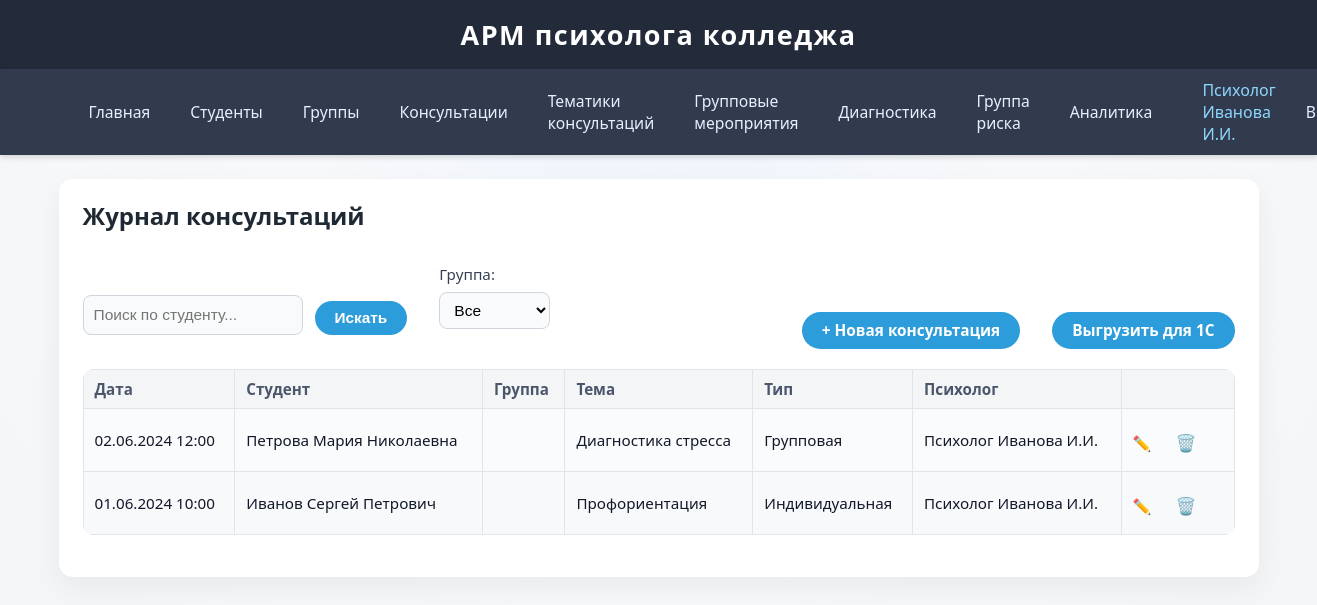
The page /consultations/ (signed in) on the database its author committed.
### app/models.py (models this page shows, shortened)
class User(db.Model, UserMixin):
    __tablename__ = 'users'
    id = db.Column(db.Integer, primary_key=True)
    username = db.Column(db.String(64), unique=True, nullable=False)
    password_hash = db.Column(db.String(128), nullable=False)
    role = db.Column(db.String(16), nullable=False, default='psychologist')  # 'psychologist' or 'admin'
    full_name = db.Column(db.String(128), nullable=True)
    group_events = db.relationship('GroupEvent', backref='psychologist_user', lazy=True)
    test_results = db.relationship('TestResult', backref='psychologist_user', lazy=True)

class Consultation(db.Model):
    __tablename__ = 'consultations'
    id = db.Column(db.Integer, primary_key=True)
    date = db.Column(db.DateTime, nullable=False, default=datetime.utcnow)
    student_id = db.Column(db.Integer, db.ForeignKey('students.id'), nullable=False)
    group_id = db.Column(db.Integer, db.ForeignKey('groups.id'), nullable=True)
    topic_id = db.Column(db.Integer, db.ForeignKey('consultation_topics.id'), nullable=True)
    topic = db.Column(db.String(255), nullable=False)           # старое текстовое поле — остаётся для CSV/1С
    consultation_type = db.Column(db.String(64), nullable=False)  # индивидуальная, групповая, тестирование и др.
    result = db.Column(db.String(255), nullable=True)
    psychologist = db.Column(db.String(128), nullable=True)     # ФИО психолога

class Student(db.Model):
    __tablename__ = 'students'
    id = db.Column(db.Integer, primary_key=True)
    full_name = db.Column(db.String(128), nullable=False)
    group_id = db.Column(db.Integer, db.ForeignKey('groups.id'), nullable=True)
    date_of_birth = db.Column(db.Date, nullable=True)
    consultations = db.relationship('Consultation', backref='student', lazy=True)
    test_results = db.relationship('TestResult', backref='student', lazy=True)
    risk_records = db.relationship('RiskGroup', backref='student', lazy=True)

### app/routes/consultations.py (the view)
@consultations_bp.route('/', methods=['GET', 'POST'])
@login_required
def list_consultations():
    form = SearchForm()
    query = Consultation.query.order_by(Consultation.date.desc())
    search = form.query.data if form.validate_on_submit() else request.args.get('query', '')
    if search:
        query = query.join(Student).filter(Student.full_name.ilike(f"%{search}%"))
    group_id = request.args.get('group_id', type=int)
    if group_id:
        query = query.filter(Consultation.group_id == group_id)
    consultations = query.all()
    groups = Group.query.all()
    return render_template('consultations/list.html', consultations=consultations, groups=groups, form=form, group_id=group_id, search=search)

### app/forms.py
class SearchForm(FlaskForm):
    query = StringField('Поиск', validators=[Optional()])
    submit = SubmitField('Искать')

### app/templates/consultations/list.html (shortened to what this page needs)
{% extends 'base.html' %}
{% block content %}
<h2>Журнал консультаций</h2>
<div class="filter-row">
    <form method="get" class="search-box" style="margin-right:10px;">
        {{ form.query(size=24, placeholder="Поиск по студенту...") }}
        <button type="submit" class="btn">Искать</button>
    </form>
    <form method="get">
        <label for="group_id">Группа:</label>
        <select name="group_id" id="group_id" onchange="this.form.submit()">
            <option value="">Все</option>
        </select>
    </form>
    <a href="{{ url_for('consultations.add_consultation') }}" class="btn">+ Новая консультация</a>
    <a href="{{ url_for('consultations.export_consultations') }}" class="btn" style="margin-left:10px;">Выгрузить для 1С</a>
</div>
<table id="consultationsTable">
    <thead>
        <tr>
            <th>Дата</th>
            <th>Студент</th>
            <th>Группа</th>
            <th>Тема</th>
            <th>Тип</th>
            <th>Психолог</th>
            <th></th>
        </tr>
    </thead>
    <tbody>
    {% for c in consultations %}
        <tr>
            <td>{{ c.date.strftime('%d.%m.%Y %H:%M') }}</td>
            <td>{{ c.student.full_name if c.student else '' }}</td>
            <td>{{ c.group.name if c.group else '' }}</td>
            <td>{{ c.topic }}</td>
            <td>{{ c.consultation_type }}</td>
            <td>{{ c.psychologist }}</td>
            <td>
                <a href="{{ url_for('consultations.edit_consultation', consultation_id=c.id) }}" title="Редактировать">✏️</a>
                <form method="post" action="{{ url_for('consultations.delete_consultation', consultation_id=c.id) }}"
                      style="display:inline;" class="delete-form">
                    <button type="submit" title="Удалить" style="background:none;border:none;color:#e74c3c;font-size:1.1em;cursor:pointer;">🗑️</button>
                </form>
            </td>
        </tr>
    {% else %}
        <tr>
            <td colspan="7"><i>Нет консультаций.</i></td>
        </tr>
    {% endfor %}
    </tbody>
</table>
{% endblock %}

### app/templates/base.html (shortened to what this page needs)
<!DOCTYPE html>
<html lang="ru">
<head>
    <link rel="stylesheet" href="{{ url_for('static', filename='css/style.css') }}">
</head>
<body>
    <header>
        <div style="font-size:1.3em; font-weight:600;">АРМ психолога колледжа</div>
    </header>
    <nav style="background:#313b4d; padding:10px 0;">
        <div class="container" style="display:flex;gap:20px;align-items:center;">
            <a href="{{ url_for('index') }}">Главная</a>
            <a href="{{ url_for('students.list_students') }}">Студенты</a>
            <a href="{{ url_for('groups.list_groups') }}">Группы</a>
            <a href="{{ url_for('consultations.list_consultations') }}">Консультации</a>
            <a href="{{ url_for('consultation_topics.list_topics') }}">Тематики консультаций</a>
            <a href="{{ url_for('group_events.list_events') }}">Групповые мероприятия</a>
            <a href="{{ url_for('diagnostics.list_results') }}">Диагностика</a>
            <a href="{{ url_for('risk_groups.list_risk') }}">Группа риска</a>
            <a href="{{ url_for('analytics.overview') }}">Аналитика</a>
            {% if current_user.is_authenticated %}
                <span style="color:#8fd6ff;font-weight:500;">
                    {{ current_user.full_name or current_user.username }}
                </span>
                <a href="{{ url_for('auth.logout') }}">Выйти</a>
            {% else %}
                <a href="{{ url_for('auth.login') }}">Войти</a>
            {% endif %}
        </div>
    </nav>
    <div class="container">
        {% block content %}
        {% endblock %}
    </div>
</body>
</html>

### app/static/css/style.css (style rules this page uses)
body { background: radial-gradient(circle at top, #eef4ff 0, #f8f9fa 45%, #f4f5f7 100%); font-family: "Segoe UI", -apple-system, BlinkMacSystemFont, "Roboto", Arial, sans-serif; font-size: 16px; margin: 0; padding: 0; color: #111827; }
header { background: #232b3b; color: #fff; padding: 16px 0; text-align: center; font-size: 1.3em; letter-spacing: 1.5px; font-weight: 600; box-shadow: 0 2px 6px rgba(0,0,0,0.18); }
nav { box-shadow: 0 2px 6px rgba(0,0,0,0.16); }
nav .container { max-width: 1200px; margin: 0 auto; padding: 0 20px; background: transparent; border-radius: 0; box-shadow: none; }
nav a { color: #e5efff; text-decoration: none; font-size: 0.98rem; padding: 6px 10px; border-radius: 6px; transition: background 0.15s, color 0.15s, transform 0.1s; }
body > .container { max-width: 1200px; margin: 24px auto 32px auto; padding: 20px 24px 26px 24px; background: #ffffff; border-radius: 14px; box-shadow: 0 10px 30px rgba(15, 23, 42, 0.06); }
.container { box-sizing: border-box; }
h1, h2, h3 { color: #1f2933; font-weight: 600; margin-top: 0; }
h2 { margin-bottom: 8px; }
table { width: 100%; border-collapse: collapse; margin: 16px 0; background: #fafbfc; border-radius: 10px; overflow: hidden; }
th, td { border: 1px solid #e1e4e8; padding: 9px 11px; text-align: left; vertical-align: middle; font-size: 0.95rem; }
th { background: #f3f5f7; color: #4c566a; font-weight: 600; }
tr:nth-child(even) td { background: #f7f9fb; }
form { margin: 20px 0; }
label { display: block; margin-bottom: 6px; font-weight: 500; color: #374151; font-size: 0.95rem; }
.form-control, input[type="text"], input[type="password"], input[type="date"], input[type="datetime-local"], select, textarea { width: 100%; padding: 8px 10px; font-size: 0.97rem; border: 1px solid #d1d5db; border-radius: 8px; outline: none; background: #f9fafb; box-sizing: border-box; margin-top: 2px; transition: border-color 0.15s, box-shadow 0.15s, background 0.15s; }
button, .btn { background: #2d9cdb; color: #fff; border: none; border-radius: 999px; padding: 8px 20px; font-size: 0.96rem; font-weight: 600; cursor: pointer; transition: background 0.15s, box-shadow 0.15s, transform 0.08s; margin-top: 8px; display: inline-flex; align-items: center; justify-content: center; gap: 6px; }
a { color: #2563eb; text-decoration: none; transition: color 0.17s; }
.search-box { margin: 0 0 14px 0; display: flex; gap: 12px; flex-wrap: wrap; }
.search-box input[type="text"] { width: 220px; min-width: 150px; }
.filter-row { margin: 12px 0 20px 0; display: flex; gap: 22px; align-items: flex-end; flex-wrap: wrap; }

### rows shown on the page
User: full_name "Психолог Иванова И.И."
Consultation: date "02.06.2024 12:00", student "Петрова Мария Николаевна", topic "Диагностика стресса", consultation_type "Групповая", psychologist "Психолог Иванова И.И."
Consultation: date "01.06.2024 10:00", student "Иванов Сергей Петрович", topic "Профориентация", consultation_type "Индивидуальная", psychologist "Психолог Иванова И.И."
